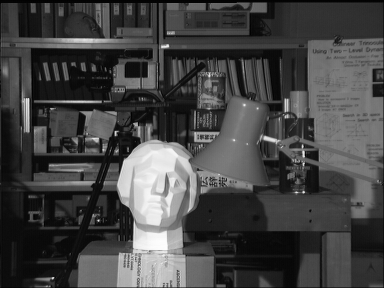
#> input picture imgs/tsukubaleft.jpg, 384 x 288 px
$ jupyter execute --allow-errors '11.Disparitná mapa.ipynb'
#> lines starting #> are read from the running program, lines starting #| are printed output that depends on the picture
# 11.Disparitná mapa

[cell 1]
import numpy as np
import matplotlib.pyplot as plt
from scipy import signal
from skimage.color import rgb2gray
from tqdm.notebook import trange, tqdm
from skimage import io, feature, transform, data

plt.rcParams['font.size'] = 18

Na výpočet disparitnej mapy použijeme dva obrázky (tsukuba) fotené pomocou stereokamery.

[cell 2]
img_left = io.imread('imgs/tsukubaleft.jpg')
#> img_left is the input picture: shape (288, 384); min 0, max 254, mean 68.3
img_right = io.imread('imgs/tsukubaright.jpg')
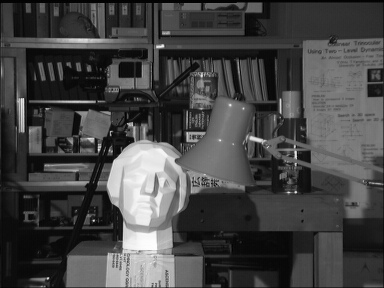
#> input picture imgs/tsukubaright.jpg, 384 x 288 px
#> img_right is the input picture: shape (288, 384); min 0, max 254, mean 68.7

plt.figure(figsize= (15, 10))
plt.subplot(121)
plt.title('Ľavá kamera')
plt.imshow(img_left)

plt.subplot(122)
plt.title('Pravá kamera')
plt.imshow(img_right)

img_right = rgb2gray(img_right)
img_left = rgb2gray(img_left);
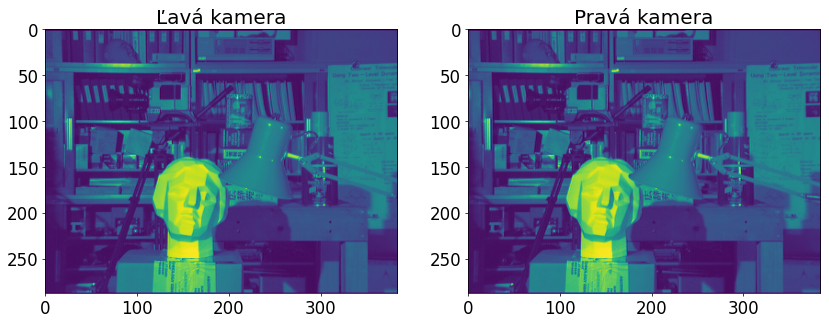
#> figure drawn by matplotlib, 2 panels

Pomocou algoritmu hľadáme korešpondujúce pixely v obrázkoch na základe podobnosti ich okolia.
Pre malý výrez jedného obrázku sa snažíme nájsť najpodobnejší výrez v druhom obrázku.
Výrez, ktorý sa najviac podobá zapíšeme (jeho posunutie) do disparitnej mapy.

[cell 3]
height, width = img_right.shape
#> height = 288; width = 384
dispMin = 0
dispMax = 16
windows_size = 5
dispMap = np.zeros((height, width))
w = windows_size // 2

[cell 4]
def disparityMap(mode):
#> called with mode = 'norm'
    for i in tqdm(range(w,height),'Row progress'):
        for j in range(w,width - dispMax - w):
            min_val = np.inf
            position = 0
            right_window = img_right[i-w:i+w,j-w:j+w]
            for k in range(dispMin, dispMax):
                left_window  = img_left[i-w:i+w,j-w+k :j+w+k]
                if mode == "norm":
                    dif = np.sum((left_window - right_window) **2) ** (1/2)
                elif mode == "abs":
                    dif = np.sum(np.abs(left_window - right_window))
                elif mode == "square":
                    dif = np.sum((left_window - right_window) **2)
                elif mode == "hamming":
                    xor = np.bitwise_xor((right_window*255).astype(np.uint8),
                                         (left_window*255).astype(np.uint8))
                    bit_dif = np.unpackbits(xor)
                    dif  = np.sum(bit_dif)
                if min_val > dif:
                    min_val = dif
                    position = k
            dispMap[i,j] = position;
#> dispMap: shape (288, 384) float64; every value is 0
